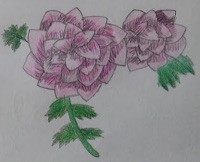
#> input picture PythonImageWorkspace/Practice/drawing.jpeg, 200 x 162 px
$ jupyter execute SeamlessClone.ipynb
#> lines starting #> are read from the running program, lines starting #| are printed output that depends on the picture
[cell 1]
import matplotlib.pyplot as plt
import numpy as np
import cv2

img1 = cv2.imread('drawing.jpeg')
#> img1 is the input picture: shape (162, 200, 3); mean B, G, R 139.7, 136.3, 140.1
img2 = cv2.imread('my_hand.jpeg')
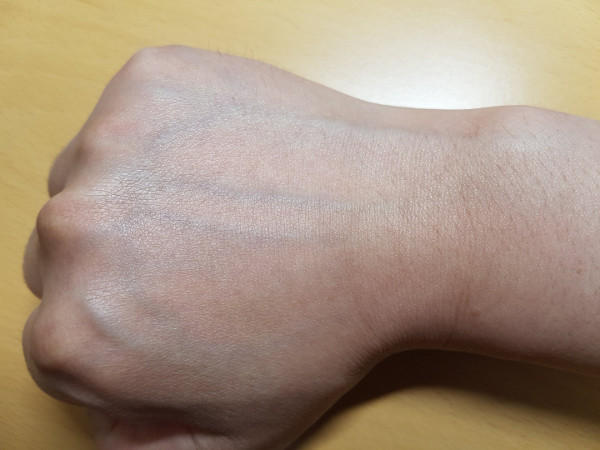
#> input picture PythonImageWorkspace/Practice/my_hand.jpeg, 600 x 450 px
#> img2 is the input picture: shape (450, 600, 3); mean B, G, R 127.4, 145.9, 165.6

mask = np.full_like(img1, 255)
# 편의상 img1크기 그대로 mask생성하여 사용

h, w = img2.shape[:2] # shape : (h, w)
#> h = 450; w = 600
center = (w//2, h//2) # 좌표 : (x, y)
#> center = (300, 225)

mixed = cv2.seamlessClone(img1, img2, mask, center, cv2.MIXED_CLONE)
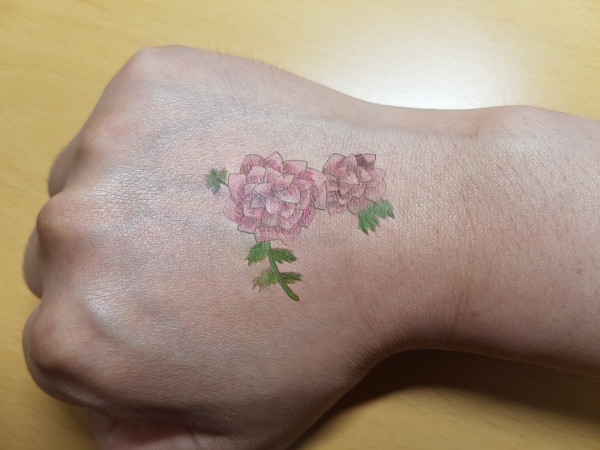
#> mixed: shape (450, 600, 3); mean B, G, R 125.5, 144, 164

cv2.imshow('mixed', mixed)
cv2.waitKey()
cv2.destroyAllWindows()
cv2.waitKey(1)
